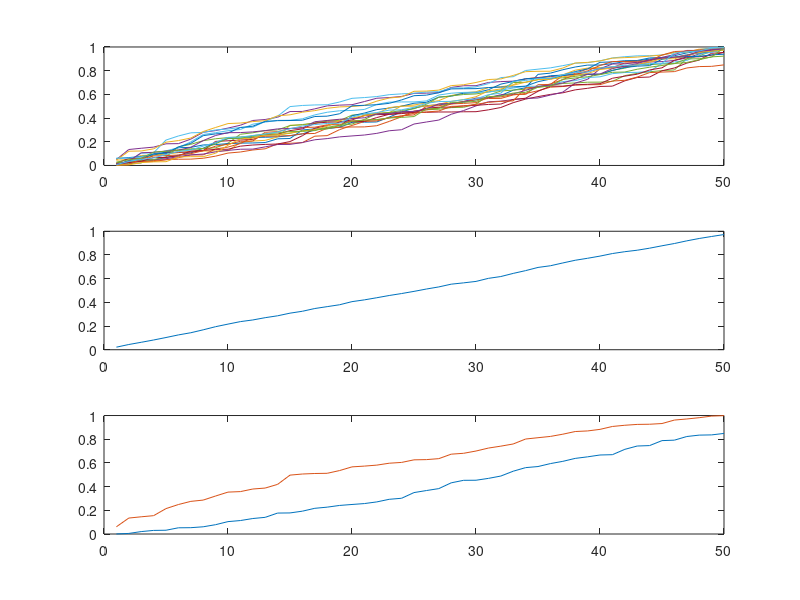
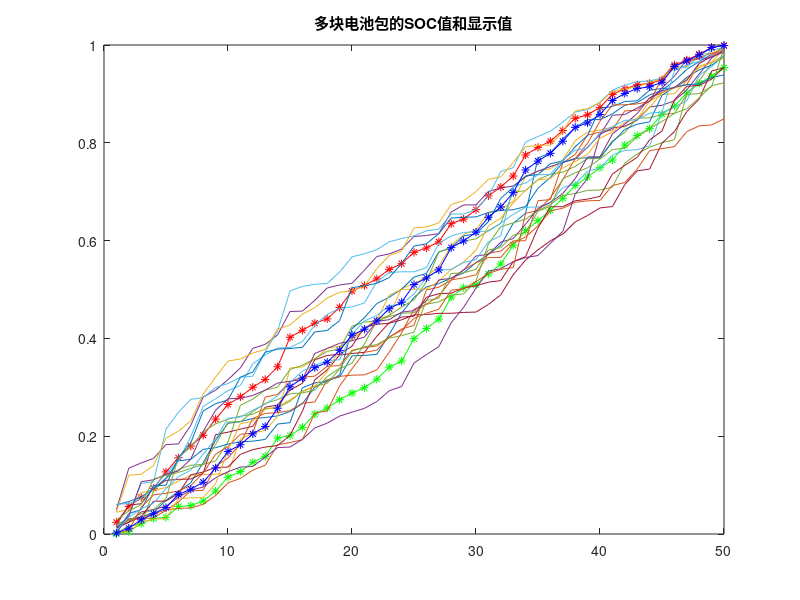

Reproduce these figures in MATLAB, in order.
%%
%--------------------------------------------------------------------------%
% 时间： 2025.08.27
% 作者： 许成洋
% 目的： 多个电池包SOC显示计算
% 主要问题：直接平均值的方法会导致SOC达不到100%，或者当最后一个达到100%的时候，部分会过压
%           按最大值和最小值均不合适
%--------------------------------------------------------------------------%
clc;
clear all;
close all;
%% 参数定义
a       = 0;
b       = 1;
BatNum  = 20;
SOC         = sort(a+(b-a).*rand(50,BatNum)); %10节电芯 SOC从0-1

%%

SOC_average = mean(SOC,2);      %多个电池包平均值
SOC_min     = min(SOC,[],2);    %多个电池包最小值
SOC_max     = max(SOC,[],2);    %多个电池包最大值

SOC_Real1    = SOC_max.*SOC_max + (1-SOC_max).*SOC_average;
SOC_Real2    = (1-SOC_min).*SOC_min + (SOC_min).*SOC_average;
SOC_Real     = SOC_max.*SOC_Real1 + (1-SOC_max).*SOC_Real2;

figure(1)
subplot(3,1,1); plot(SOC); 
subplot(3,1,2); plot(SOC_average); 
subplot(3,1,3); plot([SOC_min,SOC_max]); 

figure(2)
 plot(SOC_Real1,'*- r');hold on
 plot(SOC_Real2,'*- g');  hold on
plot(SOC);  hold on
plot(SOC_Real,'*- b');
title('多块电池包的SOC值和显示值');
